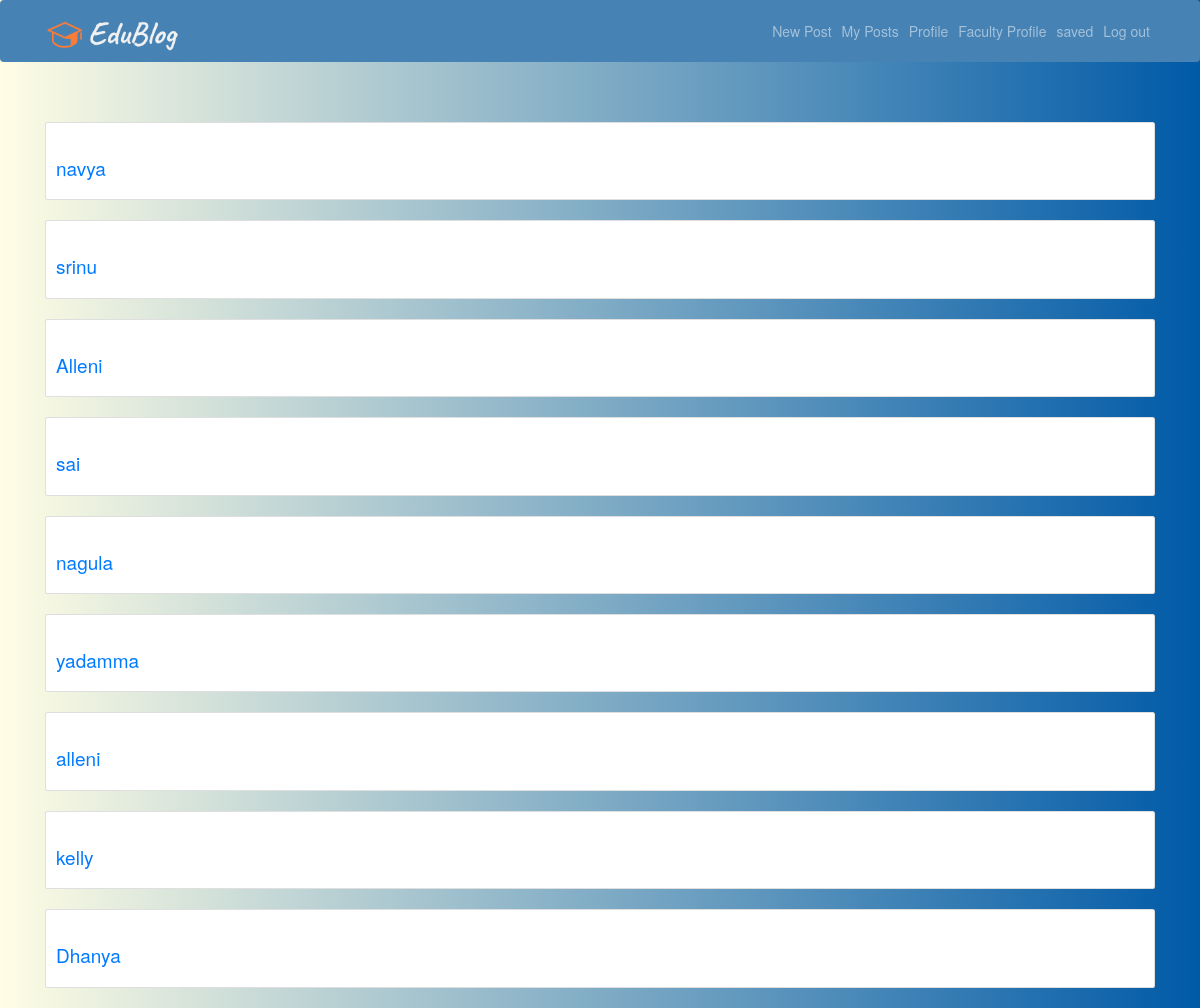
Page /accounts/allfaculty/ (signed in) on the committed database.
### accounts/models.py (models this page shows)
class User(AbstractUser):
    is_student = models.BooleanField(default=False)
    is_faculty = models.BooleanField(default=False)
    first_name = models.CharField(max_length=100)
    last_name = models.CharField(max_length=100)

### accounts/views.py (the view)
# urls.py: path('allfaculty/',views.allfaculty,name= 'allfaculty'),
def allfaculty(request):
    users = User.objects.all()
    return render(request,'accounts/allfaculty.html',{'users': users})

### accounts/templates/accounts/allfaculty.html
{% extends 'base.html' %}
{% load widget_tweaks %}
{% block content %}
{% for user in users %}
{% if user.is_faculty %}
    <div class="card" style="padding: 10px 10px;margin-bottom: 20px;">
    <h3><a href=" {% url 'accounts:profile' user.username %} " style="color:#007bff;font-size:19px">
    {{ user.username }}</a></h3>
    </div>
{% endif %}
{% endfor %}
{% endblock content %}

### templates/base.html (style rules this page uses)
html, body { height: 100%; width: 100%; margin: 0; background-position: center; background-repeat: no-repeat; background-size: cover; background: #4CA1AF; background: -webkit-linear-gradient(to right, #C4E0E5, #4CA1AF); background: linear-gradient(to right, #C4E0E5, #4CA1AF); background: #2C3E50; background: -webkit-linear-gradient(to right, #4CA1AF, #2C3E50); background: linear-gradient(to right, #4CA1AF, #2C3E50); background: #E8CBC0; background: -webkit-linear-gradient(to right, #636FA4, #E8CBC0); background: linear-gradient(to right, #636FA4, #E8CBC0); background: #003973; background: -webkit-linear-gradient(to right, #E5E5BE, #003973); background: linear-gradient(to right, #E5E5BE, #003973); background: #3D7EAA; background: -webkit-linear-gradient(to right, #FFE47A, #3D7EAA); background: linear-gradient(to right, #FFE47A, #3D7EAA); background: #005AA7; background: -webkit-linear-gradient(to right, #FFFDE4, #005AA7); background: linear-gradient(to right, #FFFDE4, #005AA7); background: #4CA1AF; background: -webkit-linear-gradient(to right, #C4E0E5, #4CA1AF); background: linear-gradient(to right, #C4E0E5, #4CA1AF); background: #FFEEEE; background: -webkit-linear-gradient(to right, #DDEFBB, #FFEEEE); background: linear-gradient(to right, #DDEFBB, #FFEEEE); background: #FFEEEE; background: -webkit-linear-gradient(to left, #DDEFBB, #FFEEEE); background: linear-gradient(to left, #DDEFBB, #FFEEEE); background: #005AA7; background: -webkit-linear-gradient(to right, #FFFDE4, #005AA7); background: linear-gradient(to right, #FFFDE4, #005AA7); }

### rows in the picture
User: username "navya"
User: username "srinu"
User: username "Alleni"
User: username "sai"
User: username "nagula"
User: username "yadamma"
User: username "alleni"
User: username "kelly"
User: username "Dhanya"
